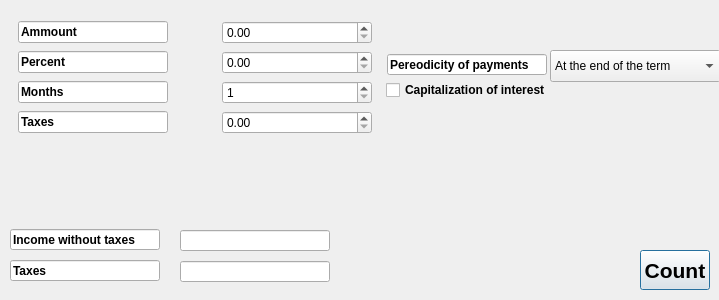
<?xml version="1.0" encoding="UTF-8"?>
<ui version="4.0">
 <class>Contribution_calc</class>
 <widget class="QDialog" name="Contribution_calc">
  <property name="geometry">
   <rect>
    <x>0</x>
    <y>0</y>
    <width>719</width>
    <height>300</height>
   </rect>
  </property>
  <property name="windowTitle">
   <string>Dialog</string>
  </property>
  <widget class="QPushButton" name="pushButton_count">
   <property name="geometry">
    <rect>
     <x>640</x>
     <y>250</y>
     <width>70</width>
     <height>40</height>
    </rect>
   </property>
   <property name="sizePolicy">
    <sizepolicy hsizetype="Minimum" vsizetype="Maximum">
     <horstretch>0</horstretch>
     <verstretch>0</verstretch>
    </sizepolicy>
   </property>
   <property name="minimumSize">
    <size>
     <width>70</width>
     <height>40</height>
    </size>
   </property>
   <property name="maximumSize">
    <size>
     <width>70</width>
     <height>40</height>
    </size>
   </property>
   <property name="font">
    <font>
     <pointsize>16</pointsize>
     <bold>true</bold>
    </font>
   </property>
   <property name="text">
    <string>Count</string>
   </property>
  </widget>
  <widget class="QWidget" name="gridLayoutWidget">
   <property name="geometry">
    <rect>
     <x>10</x>
     <y>20</y>
     <width>371</width>
     <height>116</height>
    </rect>
   </property>
   <layout class="QGridLayout" name="gridLayout">
    <item row="1" column="0">
     <widget class="QLineEdit" name="lineEdit_2">
      <property name="sizePolicy">
       <sizepolicy hsizetype="Fixed" vsizetype="Fixed">
        <horstretch>0</horstretch>
        <verstretch>0</verstretch>
       </sizepolicy>
      </property>
      <property name="minimumSize">
       <size>
        <width>150</width>
        <height>0</height>
       </size>
      </property>
      <property name="maximumSize">
       <size>
        <width>150</width>
        <height>16777215</height>
       </size>
      </property>
      <property name="font">
       <font>
        <bold>true</bold>
       </font>
      </property>
      <property name="text">
       <string>Percent</string>
      </property>
      <property name="readOnly">
       <bool>true</bool>
      </property>
     </widget>
    </item>
    <item row="0" column="0">
     <widget class="QLineEdit" name="lineEdit">
      <property name="sizePolicy">
       <sizepolicy hsizetype="Fixed" vsizetype="Fixed">
        <horstretch>0</horstretch>
        <verstretch>0</verstretch>
       </sizepolicy>
      </property>
      <property name="minimumSize">
       <size>
        <width>150</width>
        <height>0</height>
       </size>
      </property>
      <property name="maximumSize">
       <size>
        <width>150</width>
        <height>16777215</height>
       </size>
      </property>
      <property name="font">
       <font>
        <bold>true</bold>
       </font>
      </property>
      <property name="text">
       <string>Ammount</string>
      </property>
      <property name="readOnly">
       <bool>true</bool>
      </property>
     </widget>
    </item>
    <item row="1" column="2">
     <widget class="QDoubleSpinBox" name="doubleSpinBox_percent">
      <property name="sizePolicy">
       <sizepolicy hsizetype="Fixed" vsizetype="Fixed">
        <horstretch>0</horstretch>
        <verstretch>0</verstretch>
       </sizepolicy>
      </property>
      <property name="minimumSize">
       <size>
        <width>150</width>
        <height>0</height>
       </size>
      </property>
      <property name="maximumSize">
       <size>
        <width>150</width>
        <height>16777215</height>
       </size>
      </property>
      <property name="buttonSymbols">
       <enum>QAbstractSpinBox::UpDownArrows</enum>
      </property>
      <property name="decimals">
       <number>2</number>
      </property>
      <property name="maximum">
       <double>100.000000000000000</double>
      </property>
      <property name="value">
       <double>0.000000000000000</double>
      </property>
     </widget>
    </item>
    <item row="2" column="2">
     <widget class="QSpinBox" name="spinBox_month">
      <property name="sizePolicy">
       <sizepolicy hsizetype="Fixed" vsizetype="Fixed">
        <horstretch>0</horstretch>
        <verstretch>0</verstretch>
       </sizepolicy>
      </property>
      <property name="minimumSize">
       <size>
        <width>150</width>
        <height>0</height>
       </size>
      </property>
      <property name="maximumSize">
       <size>
        <width>150</width>
        <height>16777215</height>
       </size>
      </property>
      <property name="minimum">
       <number>1</number>
      </property>
      <property name="maximum">
       <number>60</number>
      </property>
     </widget>
    </item>
    <item row="2" column="0">
     <widget class="QLineEdit" name="lineEdit_3">
      <property name="sizePolicy">
       <sizepolicy hsizetype="Fixed" vsizetype="Fixed">
        <horstretch>0</horstretch>
        <verstretch>0</verstretch>
       </sizepolicy>
      </property>
      <property name="minimumSize">
       <size>
        <width>150</width>
        <height>0</height>
       </size>
      </property>
      <property name="maximumSize">
       <size>
        <width>150</width>
        <height>16777215</height>
       </size>
      </property>
      <property name="font">
       <font>
        <bold>true</bold>
       </font>
      </property>
      <property name="text">
       <string>Months</string>
      </property>
      <property name="readOnly">
       <bool>true</bool>
      </property>
     </widget>
    </item>
    <item row="0" column="2">
     <widget class="QDoubleSpinBox" name="doubleSpinBox_ammount">
      <property name="sizePolicy">
       <sizepolicy hsizetype="Fixed" vsizetype="Fixed">
        <horstretch>0</horstretch>
        <verstretch>0</verstretch>
       </sizepolicy>
      </property>
      <property name="minimumSize">
       <size>
        <width>150</width>
        <height>0</height>
       </size>
      </property>
      <property name="maximumSize">
       <size>
        <width>150</width>
        <height>16777215</height>
       </size>
      </property>
      <property name="maximum">
       <double>1000000000000000000.000000000000000</double>
      </property>
     </widget>
    </item>
    <item row="3" column="0">
     <widget class="QLineEdit" name="lineEdit_4">
      <property name="sizePolicy">
       <sizepolicy hsizetype="Fixed" vsizetype="Fixed">
        <horstretch>0</horstretch>
        <verstretch>0</verstretch>
       </sizepolicy>
      </property>
      <property name="minimumSize">
       <size>
        <width>150</width>
        <height>0</height>
       </size>
      </property>
      <property name="maximumSize">
       <size>
        <width>150</width>
        <height>16777215</height>
       </size>
      </property>
      <property name="font">
       <font>
        <bold>true</bold>
       </font>
      </property>
      <property name="text">
       <string>Taxes</string>
      </property>
      <property name="readOnly">
       <bool>true</bool>
      </property>
     </widget>
    </item>
    <item row="3" column="2">
     <widget class="QDoubleSpinBox" name="doubleSpinBox_taxes">
      <property name="sizePolicy">
       <sizepolicy hsizetype="Fixed" vsizetype="Fixed">
        <horstretch>0</horstretch>
        <verstretch>0</verstretch>
       </sizepolicy>
      </property>
      <property name="minimumSize">
       <size>
        <width>150</width>
        <height>0</height>
       </size>
      </property>
      <property name="maximumSize">
       <size>
        <width>150</width>
        <height>16777215</height>
       </size>
      </property>
      <property name="buttonSymbols">
       <enum>QAbstractSpinBox::UpDownArrows</enum>
      </property>
      <property name="decimals">
       <number>2</number>
      </property>
      <property name="maximum">
       <double>100.000000000000000</double>
      </property>
      <property name="value">
       <double>0.000000000000000</double>
      </property>
     </widget>
    </item>
    <item row="0" column="1" rowspan="4">
     <spacer name="horizontalSpacer">
      <property name="orientation">
       <enum>Qt::Horizontal</enum>
      </property>
      <property name="sizeType">
       <enum>QSizePolicy::Fixed</enum>
      </property>
      <property name="sizeHint" stdset="0">
       <size>
        <width>40</width>
        <height>20</height>
       </size>
      </property>
     </spacer>
    </item>
   </layout>
  </widget>
  <widget class="QCheckBox" name="checkBox_capitalization">
   <property name="geometry">
    <rect>
     <x>386</x>
     <y>80</y>
     <width>181</width>
     <height>20</height>
    </rect>
   </property>
   <property name="font">
    <font>
     <bold>true</bold>
    </font>
   </property>
   <property name="text">
    <string>Capitalization of interest</string>
   </property>
  </widget>
  <widget class="QLineEdit" name="lineEdit_replenishment_2">
   <property name="geometry">
    <rect>
     <x>387</x>
     <y>54</y>
     <width>160</width>
     <height>21</height>
    </rect>
   </property>
   <property name="sizePolicy">
    <sizepolicy hsizetype="Fixed" vsizetype="Fixed">
     <horstretch>0</horstretch>
     <verstretch>0</verstretch>
    </sizepolicy>
   </property>
   <property name="minimumSize">
    <size>
     <width>160</width>
     <height>0</height>
    </size>
   </property>
   <property name="maximumSize">
    <size>
     <width>160</width>
     <height>16777215</height>
    </size>
   </property>
   <property name="font">
    <font>
     <bold>true</bold>
    </font>
   </property>
   <property name="text">
    <string>Pereodicity of payments</string>
   </property>
   <property name="readOnly">
    <bool>true</bool>
   </property>
  </widget>
  <widget class="QComboBox" name="comboBox_replenishment_pereodicity_of_payment">
   <property name="geometry">
    <rect>
     <x>550</x>
     <y>50</y>
     <width>171</width>
     <height>32</height>
    </rect>
   </property>
   <item>
    <property name="text">
     <string>At the end of the term</string>
    </property>
   </item>
   <item>
    <property name="text">
     <string>Every month</string>
    </property>
   </item>
   <item>
    <property name="text">
     <string>Every 2 months</string>
    </property>
   </item>
   <item>
    <property name="text">
     <string>Every 3 months</string>
    </property>
   </item>
   <item>
    <property name="text">
     <string>Every 4 months</string>
    </property>
   </item>
   <item>
    <property name="text">
     <string>Every 6 months</string>
    </property>
   </item>
   <item>
    <property name="text">
     <string>Every year</string>
    </property>
   </item>
  </widget>
  <widget class="QLineEdit" name="lineEdit_5">
   <property name="geometry">
    <rect>
     <x>10</x>
     <y>229</y>
     <width>150</width>
     <height>21</height>
    </rect>
   </property>
   <property name="sizePolicy">
    <sizepolicy hsizetype="Fixed" vsizetype="Fixed">
     <horstretch>0</horstretch>
     <verstretch>0</verstretch>
    </sizepolicy>
   </property>
   <property name="minimumSize">
    <size>
     <width>150</width>
     <height>0</height>
    </size>
   </property>
   <property name="maximumSize">
    <size>
     <width>150</width>
     <height>16777215</height>
    </size>
   </property>
   <property name="font">
    <font>
     <bold>true</bold>
    </font>
   </property>
   <property name="text">
    <string>Income without taxes</string>
   </property>
   <property name="readOnly">
    <bool>true</bool>
   </property>
  </widget>
  <widget class="QLineEdit" name="lineEdit_6">
   <property name="geometry">
    <rect>
     <x>10</x>
     <y>260</y>
     <width>150</width>
     <height>21</height>
    </rect>
   </property>
   <property name="sizePolicy">
    <sizepolicy hsizetype="Fixed" vsizetype="Fixed">
     <horstretch>0</horstretch>
     <verstretch>0</verstretch>
    </sizepolicy>
   </property>
   <property name="minimumSize">
    <size>
     <width>150</width>
     <height>0</height>
    </size>
   </property>
   <property name="maximumSize">
    <size>
     <width>150</width>
     <height>16777215</height>
    </size>
   </property>
   <property name="font">
    <font>
     <bold>true</bold>
    </font>
   </property>
   <property name="text">
    <string>Taxes</string>
   </property>
   <property name="readOnly">
    <bool>true</bool>
   </property>
  </widget>
  <widget class="QLineEdit" name="lineEdit_taxe_ammount">
   <property name="geometry">
    <rect>
     <x>180</x>
     <y>261</y>
     <width>150</width>
     <height>21</height>
    </rect>
   </property>
   <property name="sizePolicy">
    <sizepolicy hsizetype="Fixed" vsizetype="Fixed">
     <horstretch>0</horstretch>
     <verstretch>0</verstretch>
    </sizepolicy>
   </property>
   <property name="minimumSize">
    <size>
     <width>150</width>
     <height>0</height>
    </size>
   </property>
   <property name="maximumSize">
    <size>
     <width>150</width>
     <height>16777215</height>
    </size>
   </property>
   <property name="font">
    <font>
     <bold>true</bold>
    </font>
   </property>
   <property name="text">
    <string/>
   </property>
   <property name="readOnly">
    <bool>true</bool>
   </property>
  </widget>
  <widget class="QLineEdit" name="lineEdit_earned_ammount">
   <property name="geometry">
    <rect>
     <x>180</x>
     <y>230</y>
     <width>150</width>
     <height>21</height>
    </rect>
   </property>
   <property name="sizePolicy">
    <sizepolicy hsizetype="Fixed" vsizetype="Fixed">
     <horstretch>0</horstretch>
     <verstretch>0</verstretch>
    </sizepolicy>
   </property>
   <property name="minimumSize">
    <size>
     <width>150</width>
     <height>0</height>
    </size>
   </property>
   <property name="maximumSize">
    <size>
     <width>150</width>
     <height>16777215</height>
    </size>
   </property>
   <property name="font">
    <font>
     <bold>true</bold>
    </font>
   </property>
   <property name="text">
    <string/>
   </property>
   <property name="readOnly">
    <bool>true</bool>
   </property>
  </widget>
 </widget>
 <resources/>
 <connections/>
</ui>
